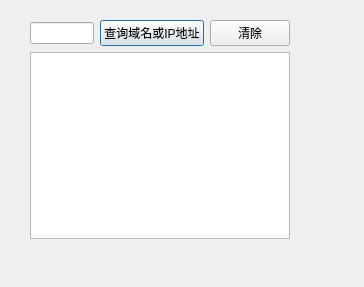
<?xml version="1.0" encoding="UTF-8"?>
<ui version="4.0">
 <class>Dialog</class>
 <widget class="QDialog" name="Dialog">
  <property name="geometry">
   <rect>
    <x>0</x>
    <y>0</y>
    <width>364</width>
    <height>287</height>
   </rect>
  </property>
  <property name="windowTitle">
   <string>Dialog</string>
  </property>
  <widget class="QWidget" name="">
   <property name="geometry">
    <rect>
     <x>30</x>
     <y>20</y>
     <width>260</width>
     <height>219</height>
    </rect>
   </property>
   <layout class="QGridLayout" name="gridLayout">
    <item row="0" column="0">
     <layout class="QHBoxLayout" name="horizontalLayout">
      <item>
       <widget class="QLineEdit" name="lineEdit"/>
      </item>
      <item>
       <widget class="QPushButton" name="pushButton">
        <property name="text">
         <string>查询域名或IP地址</string>
        </property>
       </widget>
      </item>
      <item>
       <widget class="QPushButton" name="pushButton_2">
        <property name="text">
         <string>清除</string>
        </property>
       </widget>
      </item>
     </layout>
    </item>
    <item row="1" column="0">
     <widget class="QPlainTextEdit" name="plainTextEdit"/>
    </item>
   </layout>
  </widget>
 </widget>
 <resources/>
 <connections/>
</ui>
